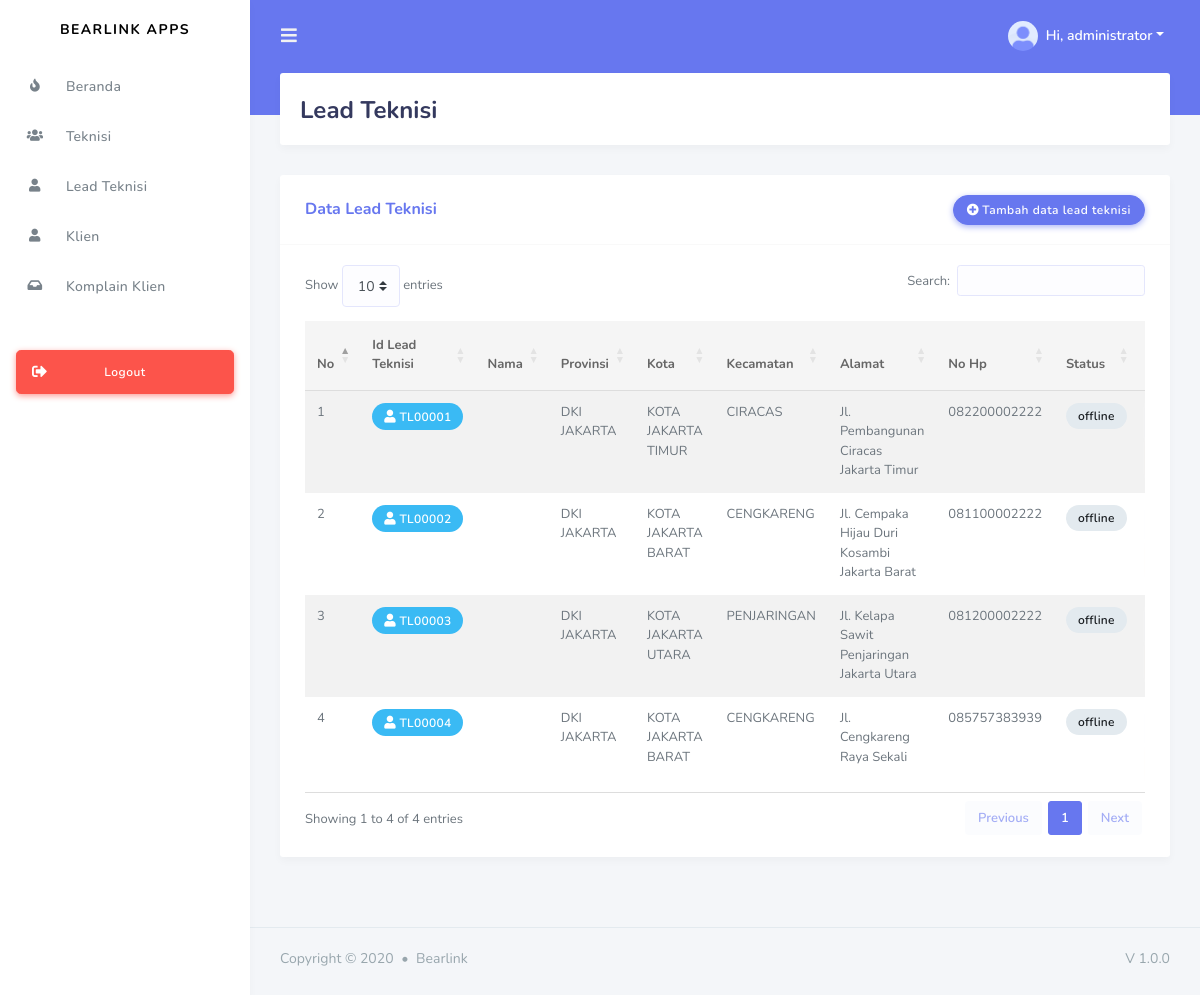
/index.php?page=lead (signed in), run on the app's committed database.
### tables this page shows
CREATE TABLE `lead_technician` (
  `id` varchar(32) NOT NULL,
  `province_id` char(2) DEFAULT NULL,
  `regency_id` char(4) DEFAULT NULL,
  `district_id` char(7) DEFAULT NULL,
  `full_name` varchar(50) NOT NULL,
  `email` varchar(50) NOT NULL,
  `password` varchar(10) NOT NULL,
  `handphone` varchar(12) NOT NULL,
  `date_of_birth` date NOT NULL,
  `full_address` longtext NOT NULL,
  `status` enum('online','offline') DEFAULT NULL,
  `lat` decimal(10,8) DEFAULT NULL,
  `lng` decimal(11,8) DEFAULT NULL,
  `created_at` timestamp NULL DEFAULT NULL,
  `updated_at` timestamp NULL DEFAULT NULL,
  `deleted_at` timestamp NULL DEFAULT NULL
);

CREATE TABLE `provinces` (
  `id` char(2) NOT NULL,
  `name` varchar(255) NOT NULL,
  `created_at` timestamp NULL DEFAULT NULL,
  `updated_at` timestamp NULL DEFAULT NULL,
  `deleted_at` timestamp NULL DEFAULT NULL
);

CREATE TABLE `regencies` (
  `id` char(4) NOT NULL,
  `province_id` char(2) NOT NULL,
  `name` varchar(255) NOT NULL,
  `created_at` timestamp NULL DEFAULT NULL,
  `updated_at` timestamp NULL DEFAULT NULL,
  `deleted_at` timestamp NULL DEFAULT NULL
);

CREATE TABLE `districts` (
  `id` char(7) NOT NULL,
  `regency_id` char(4) NOT NULL,
  `name` varchar(255) NOT NULL,
  `created_at` timestamp NULL DEFAULT NULL,
  `updated_at` timestamp NULL DEFAULT NULL,
  `deleted_at` timestamp NULL DEFAULT NULL
);

### service.php (called while the page is built, shortened)
<?php
    $role = $_SESSION['role'];
    $email = $_SESSION['email'];
    switch($role){
        case 1:
            $sql = mysqli_query($conn, "SELECT * from admin WHERE email='$email'");
            $auth = mysqli_fetch_array($sql);
        break;
    }
?>

### page/admin/lead/lead.php (the view, shortened to what this page needs)
<div class="main-content">
    <section class="section">
        <div class="section-header">
            <h1>Lead Teknisi</h1>
        </div>
        <div class="row">
            <div class="col-lg-12 col-md-12 col-12 col-sm-12">
                <div class="card">
                    <div class="card-header">
                        <h4>Data Lead Teknisi</h4>
                        <div class="card-header-action">
                            <a href="?page=leadadd" class="btn btn-primary btn-icon icon-left"><i class="fas fa-plus-circle"></i>Tambah data lead teknisi</a>
                        </div>
                    </div>
                    <div class="card-body">
                        <div class="table-responsive">
                            <table id="example" class="table table-striped">
                                <thead>
                                    <tr>
                                        <th>No</th>
                                        <th>Id Lead Teknisi</th>
                                        <th>Nama</th>
                                        <th>Provinsi</th>
                                        <th>Kota</th>
                                        <th>Kecamatan</th>
                                        <th>Alamat</th>
                                        <th>No Hp</th>
                                        <th>Status</th>
                                        <th>Aksi</th>
                                    </tr>
                                </thead>
                                <tbody>
                                <?php
                                $no = 1;
                                $q = mysqli_query($conn, "SELECT lead_technician.id as id, lead_technician.handphone as handphone, lead_technician.full_name as full_name, provinces.name as provincy_name, regencies.name as regency_name, districts.name as district_name, lead_technician.full_address as address, lead_technician.handphone as handphone, lead_technician.status as status FROM lead_technician
                                                        JOIN provinces ON lead_technician.province_id=provinces.id
                                                        JOIN regencies ON lead_technician.regency_id=regencies.id
                                                        JOIN districts ON lead_technician.district_id=districts.id") or die (mysqli_error($conn));
                                while($data=mysqli_fetch_array($q)){
                                ?>
                                    <tr>
                                        <td><?= $no ?></td>
                                        <td>
                                            <div class="badge badge-info"><i class="fas fa-user"></i> <?= $data['id'] ?></div>
                                        </td>
                                        <td><?= $data['fullname'] ?></td>
                                        <td><?= $data['provincy_name'] ?></td>
                                        <td><?= $data['regency_name'] ?></td>
                                        <td><?= $data['district_name'] ?></td>
                                        <td><?= $data['address'] ?></td>
                                        <td><?= $data['handphone'] ?></td>
                                        <td><?= $data['status'] == 'online' ? '<div class="badge badge-success">online</div>' : '<div class="badge badge-light">offline</div>' ?></td>
                                        <td>
                                        </td>
                                    </tr>
                                <?php $no++; } ?>
                            </table>
                        </div>
                    </div>
                </div>
            </div>
        </div>
    </section>
</div>
<footer class="main-footer">
    <div class="footer-left">
        Copyright &copy; 2020 <div class="bullet"></div> Bearlink
    </div>
    <div class="footer-right">
        V 1.0.0
    </div>
</footer>
</div>
</div>

### header.php (shortened to what this page needs)
<div class="navbar-bg"></div>
<nav class="navbar navbar-expand-lg main-navbar">
<form class="form-inline mr-auto">
    <ul class="navbar-nav mr-3">
    <li><a href="#" data-toggle="sidebar" class="nav-link nav-link-lg"><i class="fas fa-bars"></i></a></li>
    </ul>
</form>
<ul class="navbar-nav navbar-right">
    <li class="dropdown"><a href="#" data-toggle="dropdown" class="nav-link dropdown-toggle nav-link-lg nav-link-user">
    <img alt="image" src="assets/img/avatar/avatar-1.png" class="rounded-circle mr-1">
    <div class="d-sm-none d-lg-inline-block">Hi, <?= $auth['full_name'] ?></div></a>
    </li>
</ul>
</nav>

### data on the page
lead_technician: id "TL00001", province.name "DKI JAKARTA", regency.name "KOTA JAKARTA TIMUR", district.name "CIRACAS", full_address "Jl. Pembangunan Ciracas Jakarta Timur", handphone "082200002222", status "offline"
lead_technician: id "TL00002", province.name "DKI JAKARTA", regency.name "KOTA JAKARTA BARAT", district.name "CENGKARENG", full_address "Jl. Cempaka Hijau Duri Kosambi Jakarta Barat", handphone "081100002222", status "offline"
lead_technician: id "TL00003", province.name "DKI JAKARTA", regency.name "KOTA JAKARTA UTARA", district.name "PENJARINGAN", full_address "Jl. Kelapa Sawit Penjaringan Jakarta Utara", handphone "081200002222", status "offline"
lead_technician: id "TL00004", province.name "DKI JAKARTA", regency.name "KOTA JAKARTA BARAT", district.name "CENGKARENG", full_address "Jl. Cengkareng Raya Sekali", handphone "085757383939", status "offline"

### other printed values
$auth['full_name'] "administrator"
